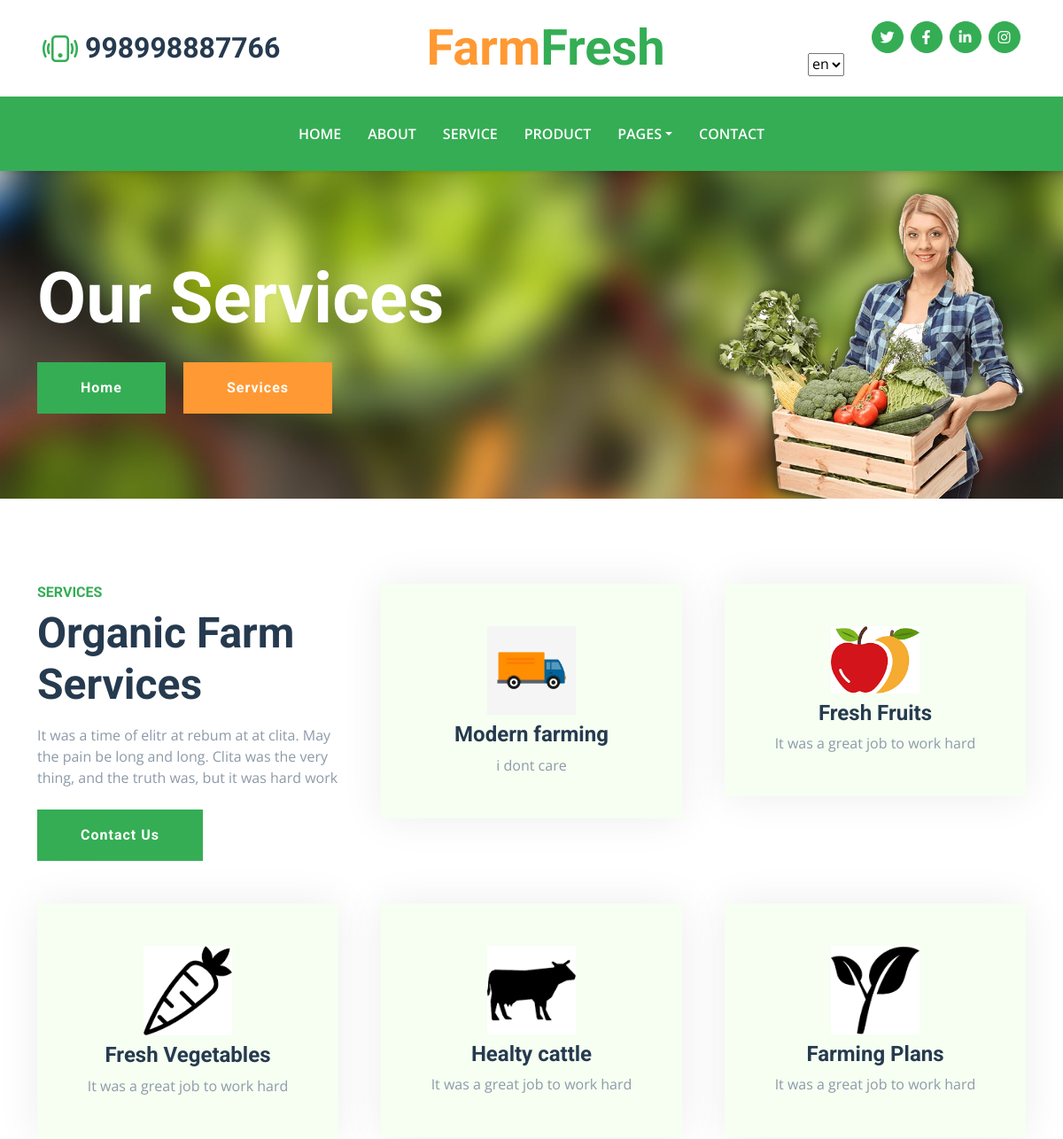
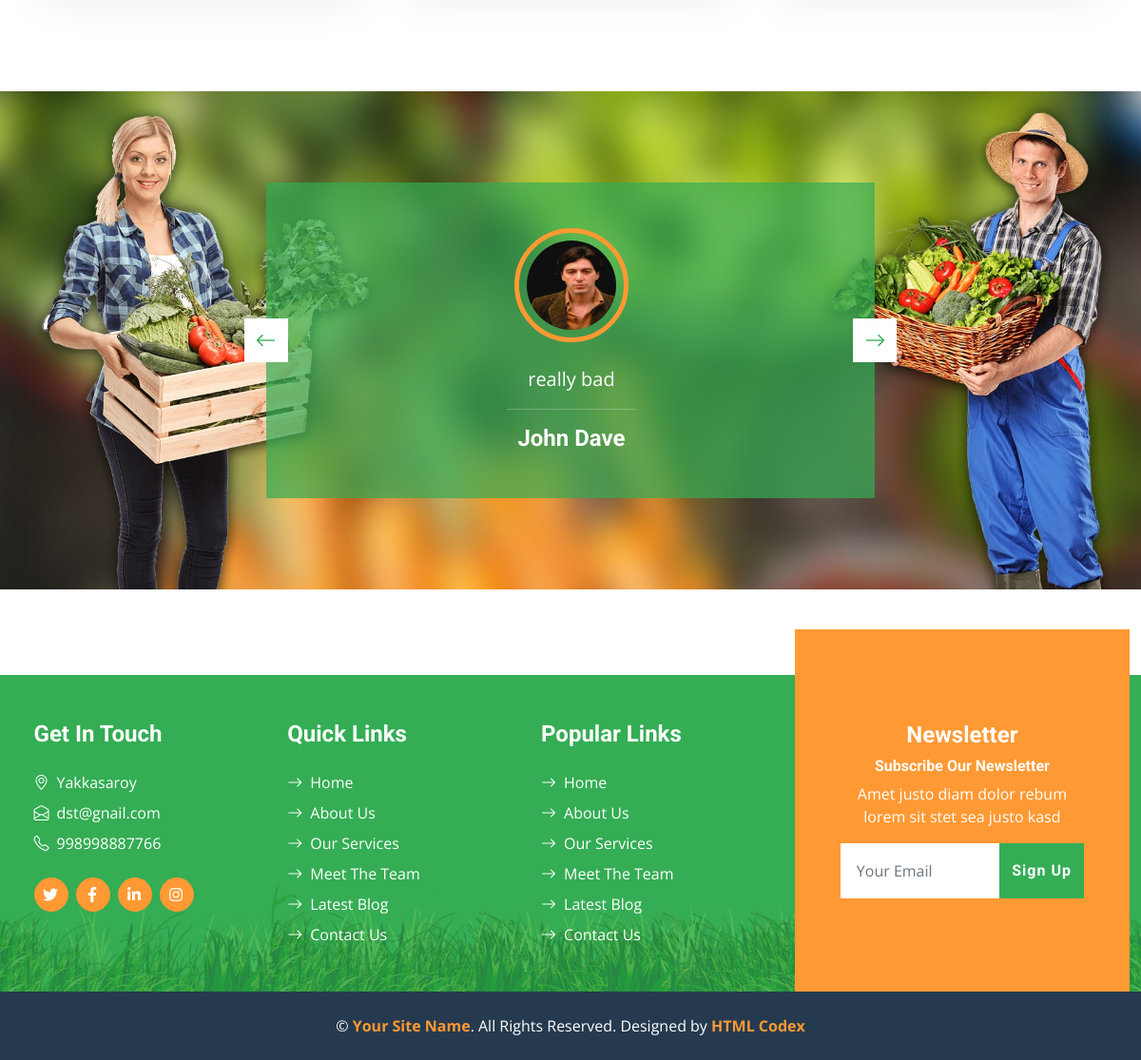
The app's page /service/ with its own data (2 pictures, top to bottom).
### farmfresh/models.py (models this page shows, shortened)
class AboutUs(models.Model):
    adress = models.CharField(max_length=255)
    email = models.EmailField()
    phone_number = models.CharField(max_length=255)
    city = models.ForeignKey(City, on_delete=models.CASCADE)
    twitter_url = models.CharField(max_length=200, null=True, blank=True)
    facebook_url = models.CharField(max_length=200, null=True, blank=True)
    linkedin_url = models.CharField(max_length=200, null=True, blank=True)
    instagram_url = models.CharField(max_length=200, null=True, blank=True)

class Service(models.Model):
    title = models.CharField(max_length=100)
    description = models.CharField(max_length=1000)
    image = models.ImageField(upload_to = 'mobile_images', null=True, blank=True)

class Customer(models.Model):
    first_name = models.CharField(max_length=50)
    last_name = models.CharField(max_length=50)
    email = models.CharField(max_length=50)
    contact_number = models.CharField(max_length=50)
    city = models.ForeignKey(City, on_delete=models.CASCADE)
    adress = models.CharField(max_length=100)
    comment = models.CharField(max_length=500)
    image = models.ImageField(upload_to = 'mobile_images', null=True, blank=True)

### farmfresh/views.py (the view, shortened to what this page needs)
# urls.py: path('service/', service,  name = 'service'),
def service(request):
    customersdisplay = Customer.objects.all()
    servicedisplay = Service.objects.all()
    aboutdisplay = AboutUs.objects.all()
    context = {"Customer":customersdisplay, "Service":servicedisplay, 'AboutUs': aboutdisplay}
    return render(request, 'all/service.html', context)

### templates/all/service.html
{% extends 'base.html' %}
{% load static %}
{% block content %}
{% load i18n %}
    <div class="container-fluid bg-primary py-5 bg-hero mb-5">
        <div class="container py-5">
            <div class="row justify-content-start">
                <div class="col-lg-8 text-center text-lg-start">
                    <h1 class="display-1 text-white mb-md-4">{% trans "Our Services" %}</h1>
                    <a href="" class="btn btn-primary py-md-3 px-md-5 me-3">{% trans "Home" %}</a>
                    <a href="" class="btn btn-secondary py-md-3 px-md-5">{% trans "Services" %}</a>
                </div>
            </div>
        </div>
    </div>
    <div class="container-fluid py-5">
        <div class="container">
            <div class="row g-5">
                <div class="col-lg-4 col-md-6">
                    <div class="mb-3">
                        <h6 class="text-primary text-uppercase">{% trans "Services" %}</h6>
                        <h1 class="display-5">{% trans "Organic Farm Services" %}</h1>
                    </div>
                    <p class="mb-4">{% trans "It was a time of elitr at rebum at at clita. May the pain be long and long. Clita was the very thing, and the truth was, but it was hard work" %}</p>
                    <a href="{% url 'contact' %}" class="btn btn-primary py-md-3 px-md-5">{% trans "Contact Us" %}</a>
                </div>
                {% for serv in Service %}
                <div class="col-lg-4 col-md-6">
                    <div class="service-item bg-light text-center p-5">
                        <img class="img-fluid mb-2 " src="{{serv.image.url}}" alt="" width="100" height="100" >
                        <h4>{{serv.title}}</h4>
                        <p class="mb-0">{{serv.description}}</p>
                    </div>
                </div>
                {%endfor%}
            </div>
        </div>
    </div>
    <div class="container-fluid bg-testimonial py-5 my-5">
        <div class="container py-5">
            <div class="row justify-content-center">
                <div class="col-lg-7">
                    <div class="owl-carousel testimonial-carousel p-5">
                        {% for customer in Customer%}
                        <div class="testimonial-item text-center text-white">
                            <img class="img-fluid mx-auto p-2 border border-5 border-secondary rounded-circle mb-4" src="{{customer.image.url}}" alt="">
                            <p class="fs-5">{{customer.comment}}</p>
                            <hr class="mx-auto w-25">
                            <h4 class="text-white mb-0">{{customer.first_name}} {{customer.last_name}}</h4>
                        </div>
                        {%endfor%}
                    </div>
                </div>
            </div>
        </div>
    </div>
    {% endblock content %}

### templates/base.html (shortened to what this page needs)
{% load static %}
{% load i18n %}
<!DOCTYPE html>
<html lang="en">
<head>
    <link href="https://cdnjs.cloudflare.com/ajax/libs/font-awesome/5.15.0/css/all.min.css" rel="stylesheet">
    <link href="https://cdn.jsdelivr.net/npm/bootstrap-icons@1.4.1/font/bootstrap-icons.css" rel="stylesheet">
    <link href="{% static 'css/assets/owl.carousel.min.css' %}" rel="stylesheet">
    <link href="{% static 'css/bootstrap.min.css' %}" rel="stylesheet">
    <link href="{% static 'css/style.css' %}" rel="stylesheet">
</head>
<body>
    <div class="container-fluid px-5 d-none d-lg-block">
        <div class="row gx-5 py-3 align-items-center">
            <div class="col-lg-3">
                <div class="d-flex align-items-center justify-content-start">
                    <i class="bi bi-phone-vibrate fs-1 text-primary me-2"></i>
                    {% for item in AboutUs %}
                    {% if item.id == 1%}
                    <h2 class="mb-0">{{item.phone_number}}</h2>
                    {%endif%}
                    {%endfor%}
                </div>
            </div>
            <div class="col-lg-6">
                <div class="d-flex align-items-center justify-content-center">
                    <a href="{% url 'index' %}" class="navbar-brand ms-lg-5">
                        <h1 class="m-0 display-4 text-primary"><span class="text-secondary">{% trans "Farm" %}</span>{% trans "Fresh"%}</h1>
                    </a>
                </div>
            </div>
            <div class="col-lg-3">
                {% for item in AboutUs %}
                {% if item.id == 1 %}
                <div class="d-flex align-items-center justify-content-end">
                    <a class="btn btn-primary btn-square rounded-circle me-2" href="{{item.twitter_url}}"><i class="fab fa-twitter"></i></a>
                    <a class="btn btn-primary btn-square rounded-circle me-2" href="{{item.facebook_url}}"><i class="fab fa-facebook-f"></i></a>
                    <a class="btn btn-primary btn-square rounded-circle me-2" href="{{item.linkedin_url}}"><i class="fab fa-linkedin-in"></i></a>
                    <a class="btn btn-primary btn-square rounded-circle" href="{{item.instagram_url}}"><i class="fab fa-instagram"></i></a>
                </div>
                {%endif%}
                {%endfor%}
                <div class="header-content">
                    <form action="{% url 'set_language' %}" method="post">
                        <select class="selectpicker" name="language" style="width: auto;" onchange="this.form.submit()">
                            {% get_current_language as LANGUAGE_CODE %}
                            {% get_available_languages as LANGUAGES %}
                            {% get_language_info_list for LANGUAGES as languages %}
                            {% for language in languages %}
                            <option value="{{ language.code }}" {% if language.code == LANGUAGE_CODE %} selected="selected" {% endif %}
                                data-content='<img src="/static/images/flags/{{ language.code }}.gif"></span>
                                <span style="display:inline-block; width:100px; padding-left: 10px; text-shadow:none">
                                  {{ language.name_local }}
                                </span>'>
                                {{ language.code }}
                            </option>
                            {% endfor %}
                        </select>
                    </form>
                </div>
            </div>
        </div>
    </div>
    <nav class="navbar navbar-expand-lg bg-primary navbar-dark shadow-sm py-3 py-lg-0 px-3 px-lg-5">
        <div class="collapse navbar-collapse" id="navbarCollapse">
            <div class="navbar-nav mx-auto py-0">
                <a href="{% url 'index' %}" class="nav-item nav-link">{% trans "Home" %}</a>
                <a href="{% url 'about' %}" class="nav-item nav-link">{% trans "About" %}</a>
                <a href="{% url 'service' %}" class="nav-item nav-link">{% trans "Service" %}</a>
                <a href="{% url 'product' %}" class="nav-item nav-link">{% trans "Product" %}</a>
                <div class="nav-item dropdown">
                    <a href="#" class="nav-link dropdown-toggle" data-bs-toggle="dropdown">{% trans "Pages" %}</a>
                </div>
                <a href="{% url 'contact' %}" class="nav-item nav-link">{% trans "Contact" %}</a>
            </div>
        </div>
    </nav>
    {% block content %}{% endblock content %}
    <div class="container-fluid bg-footer bg-primary text-white mt-5">
        <div class="footer">
            <div class="row gx-5">
                <div class="col-lg-8 col-md-6">
                    <div class="row gx-5">
                        <div class="col-lg-4 col-md-12 pt-5 mb-5">
                            {% for item in AboutUs %}
                            {% if item.id == 1 %}
                            <h4 class="text-white mb-4">{% trans "Get In Touch" %}</h4>
                            <div class="d-flex mb-2">
                                <i class="bi bi-geo-alt text-white me-2"></i>
                                <p class="text-white mb-0">{{item.adress}}</p>
                            </div>
                            <div class="d-flex mb-2">
                                <i class="bi bi-envelope-open text-white me-2"></i>
                                <p class="text-white mb-0">{{item.email}}</p>
                            </div>
                            <div class="d-flex mb-2">
                                <i class="bi bi-telephone text-white me-2"></i>
                                <p class="text-white mb-0">{{item.phone_number}}</p>
                            </div>
                            <div class="d-flex mt-4">
                                <a class="btn btn-secondary btn-square rounded-circle me-2"
                                    href="{{item.twitter_url}}"><i class="fab fa-twitter"></i></a>
                                <a class="btn btn-secondary btn-square rounded-circle me-2"
                                    href="{{item.facebook_url}}"><i class="fab fa-facebook-f"></i></a>
                                <a class="btn btn-secondary btn-square rounded-circle me-2"
                                    href="{{item.linkedin_url}}"><i class="fab fa-linkedin-in"></i></a>
                                <a class="btn btn-secondary btn-square rounded-circle" href="{{item.instagram_url}}"><i
                                    class="fab fa-instagram"></i></a>
                            </div>
                            {%endif%}
                            {%endfor%}
                        </div>
                        <div class="col-lg-4 col-md-12 pt-0 pt-lg-5 mb-5">
                            <h4 class="text-white mb-4">{% trans "Quick Links" %}</h4>
                            <div class="d-flex flex-column justify-content-start">
                                <a class="text-white mb-2" href="{% url 'index' %}"><i
                                        class="bi bi-arrow-right text-white me-2"></i>{% trans "Home" %}</a>
                                <a class="text-white mb-2" href="{% url 'about' %}"><i
                                        class="bi bi-arrow-right text-white me-2"></i>{% trans "About Us" %}</a>
                                <a class="text-white mb-2" href="{% url 'service' %}"><i
                                        class="bi bi-arrow-right text-white me-2"></i>{% trans "Our Services" %}</a>
                                <a class="text-white mb-2" href="{% url 'team' %}"><i
                                        class="bi bi-arrow-right text-white me-2"></i>{% trans "Meet The Team" %}</a>
                                <a class="text-white mb-2" href="{% url 'blog' %}"><i
                                        class="bi bi-arrow-right text-white me-2"></i>{% trans "Latest Blog" %}</a>
                                <a class="text-white" href="{% url 'contact' %}"><i
                                        class="bi bi-arrow-right text-white me-2"></i>{% trans "Contact Us" %}</a>
                            </div>
                        </div>
                        <div class="col-lg-4 col-md-12 pt-0 pt-lg-5 mb-5">
                            <h4 class="text-white mb-4">{% trans "Popular Links" %}</h4>
                            <div class="d-flex flex-column justify-content-start">
                                <a class="text-white mb-2" href="{% url 'index' %}"><i
                                        class="bi bi-arrow-right text-white me-2"></i>{% trans "Home" %}</a>
                                <a class="text-white mb-2" href="{% url 'about' %}"><i
                                        class="bi bi-arrow-right text-white me-2"></i>{% trans "About Us" %}</a>
                                <a class="text-white mb-2" href="{% url 'service' %}"><i
                                        class="bi bi-arrow-right text-white me-2"></i>{% trans "Our Services" %}</a>
                                <a class="text-white mb-2" href="{% url 'team' %}"><i
                                        class="bi bi-arrow-right text-white me-2"></i>{% trans "Meet The Team" %}</a>
                                <a class="text-white mb-2" href="{% url 'blog' %}"><i
                                        class="bi bi-arrow-right text-white me-2"></i>{% trans "Latest Blog" %}</a>
                                <a class="text-white" href="{% url 'contact' %}"><i
                                        class="bi bi-arrow-right text-white me-2"></i>{% trans "Contact Us" %}</a>
                            </div>
                        </div>
                    </div>
                </div>
                <div class="col-lg-4 col-md-6 mt-lg-n5">
                    <div class="d-flex flex-column align-items-center justify-content-center text-center h-100 bg-secondary p-5">
                        <h4 class="text-white">{% trans "Newsletter" %}</h4>
                        <h6 class="text-white">{% trans "Subscribe Our Newsletter" %}</h6>
                        <p>{% trans "Amet justo diam dolor rebum lorem sit stet sea justo kasd" %}</p>
                        <form action="#" method="POST">
                            <div class="input-group">
                                <input type="text" name = email class="form-control border-white p-3" placeholder="Your Email">
                                <button class="btn btn-primary">{% trans "Sign Up" %} </button>
                            </div>
                        </form>
                    </div>
                </div>
            </div>
        </div>
    </div>
    <div class="container-fluid bg-dark text-white py-4">
        <div class="container text-center">
            <p class="mb-0">&copy; <a class="text-secondary fw-bold" href="#">Your Site Name</a>. All Rights Reserved.
                Designed by <a class="text-secondary fw-bold" href="https://htmlcodex.com">HTML Codex</a></p>
        </div>
    </div>
</body>
</html>

### records on screen
AboutUs: phone_number "998998887766", adress "Yakkasaroy", email "dst@gnail.com"
Service: image (picture), title "Modern farming", description "i dont care"
Service: image (picture), title "Fresh Fruits", description "It was a great job to work hard"
Service: image (picture), title "Fresh Vegetables", description "It was a great job to work hard"
Service: image (picture), title "Healty cattle", description "It was a great job to work hard"
Service: image (picture), title "Farming Plans", description "It was a great job to work hard"
Customer: image (picture), comment "really bad", first_name "John", last_name "Dave"

### other values on screen
form field language "en"
